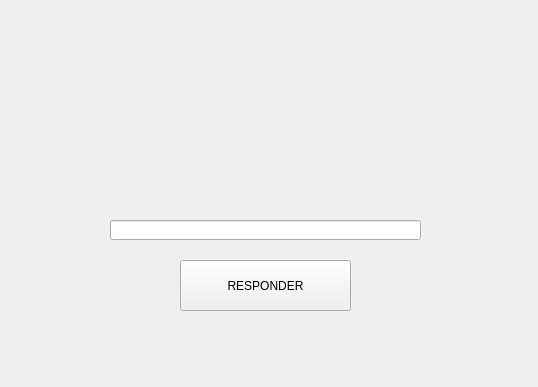
<?xml version="1.0" encoding="UTF-8"?>
<ui version="4.0">
 <class>ingreso</class>
 <widget class="QWidget" name="ingreso">
  <property name="geometry">
   <rect>
    <x>0</x>
    <y>0</y>
    <width>538</width>
    <height>387</height>
   </rect>
  </property>
  <property name="windowTitle">
   <string>Form</string>
  </property>
  <widget class="QPushButton" name="pushButton">
   <property name="geometry">
    <rect>
     <x>180</x>
     <y>260</y>
     <width>171</width>
     <height>51</height>
    </rect>
   </property>
   <property name="text">
    <string>RESPONDER</string>
   </property>
  </widget>
  <widget class="QLabel" name="label">
   <property name="geometry">
    <rect>
     <x>200</x>
     <y>50</y>
     <width>311</width>
     <height>111</height>
    </rect>
   </property>
   <property name="text">
    <string/>
   </property>
  </widget>
  <widget class="QLineEdit" name="Res">
   <property name="geometry">
    <rect>
     <x>110</x>
     <y>220</y>
     <width>311</width>
     <height>20</height>
    </rect>
   </property>
  </widget>
 </widget>
 <resources/>
 <connections/>
</ui>
